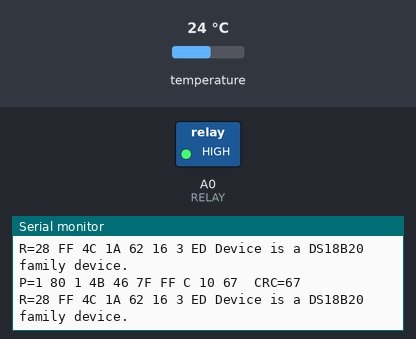
The sketch below on a simulated Arduino Uno, built with avr-gcc and run on an emulated ATmega328P. Parts: switched loads named in the sketch (green lamp = pin HIGH), the last lines printed to the serial monitor. The test bench sets the inputs (shaded band); at power-on: temperature 24 °C. No radio packets arrive unless stated.

Above: at 2.2 s.
2.3 s: temperature set to 12 °C
At 3.8 s:
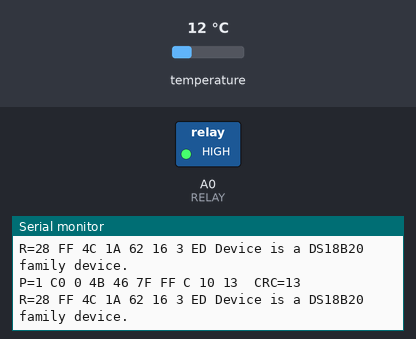
5.5 s: temperature set to 28 °C
At 6.6 s:
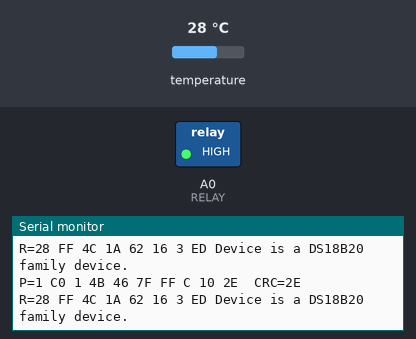

Measured:
- after the input at 2.3 s, the serial monitor: prints a new line after 0.76 s (image 1)
- after the input at 5.5 s, the serial monitor: prints a new line after 0.67 s (image 2)

The sketch:

transmiter.ino
```cpp
/**
 * @file   transmiter.ino
 * @Author kecajtop (kecajtop@gmail.com)
 * @date   March, 2016
 * @brief  Brief description of file.
 * - WHAT IT DOES: Receives data from another transceiver with
   temperature and displays received values on LCD
 - SEE the comments after "//" on each line below
 - CONNECTIONS: nRF24L01 Modules See:
 http://arduino-info.wikispaces.com/Nrf24L01-2.4GHz-HowTo
   1 - GND
   2 - VCC 3.3V !!! NOT 5V
   3 - CE to Arduino pin 9
   4 - CSN to Arduino pin 10
   5 - SCK to Arduino pin 13
   6 - MOSI to Arduino pin 11
   7 - MISO to Arduino pin 12
   8 - RELAY to Arduino pin A0
   9 - DS to Arduino pin 2

*/

/*-----( Import needed libraries )-----*/
#include <SPI.h>
#include <nRF24L01.h>
#include <RF24.h>
#include <OneWire.h>
#include <avr/wdt.h>

// DS18S20 Temperature chip i/o


/*-----( Declare Constants and Pin Numbers )-----*/

/**
* int
* choose the input pin (for a pushbutton)
*/

#define CE_PIN   9
#define CSN_PIN 10
#define DS 2
#define RELAY A0

OneWire ds(DS);

// NOTE: the "LL" at the end of the constant is "LongLong" type
const uint64_t pipe = 0xE8E8F0F0E1LL; // Define the transmit pipe

/*-----( Declare objects )-----*/
RF24 radio(CE_PIN, CSN_PIN); // Create a Radio
/*-----( Declare Variables )-----*/

void setup()   /****** SETUP: RUNS ONCE ******/
{
  Serial.begin(9600);
  pinMode(RELAY, OUTPUT);
  digitalWrite(RELAY, LOW);
  delay(1000);
  digitalWrite(RELAY, HIGH);
  radio.begin();
  radio.openWritingPipe(pipe);
  wdt_enable(WDTO_4S);
  Serial.println("Board start");
}//--(end setup )---


void loop()   /****** LOOP: RUNS CONSTANTLY ******/
{
  wdt_reset();
  byte i;
  byte present = 0;
  byte data[12];
  byte addr[8];


  ds.reset_search();
  if ( !ds.search(addr)) {
    Serial.print("No more addresses.\n");
    ds.reset_search();
    return;
  }

  Serial.print("R=");
  for ( i = 0; i < 8; i++) {
    Serial.print(addr[i], HEX);
    Serial.print(" ");
  }

  if ( OneWire::crc8( addr, 7) != addr[7]) {
    Serial.print("CRC is not valid!\n");
    return;
  }

  if ( addr[0] == 0x10) {
    Serial.print("Device is a DS18S20 family device.\n");
  }
  else if ( addr[0] == 0x28) {
    Serial.print("Device is a DS18B20 family device.\n");
  }
  else {
    Serial.print("Device family is not recognized: 0x");
    Serial.println(addr[0], HEX);
    return;
  }
  //delay(5000);
  ds.reset();
  ds.select(addr);
  ds.write(0x44, 1);        // start conversion, with parasite power on at the end

  delay(1000);     // maybe 750ms is enough, maybe not
  // we might do a ds.depower() here, but the reset will take care of it.

  present = ds.reset();
  ds.select(addr);
  ds.write(0xBE);         // Read Scratchpad

  Serial.print("P=");
  Serial.print(present, HEX);
  Serial.print(" ");
  for ( i = 0; i < 9; i++) {           // we need 9 bytes
    data[i] = ds.read();
    Serial.print(data[i], HEX);
    Serial.print(" ");
  }
  Serial.print(" CRC=");
  Serial.print( OneWire::crc8( data, 8), HEX);
  Serial.println();
  radio.stopListening();

  //radio.write( data, sizeof(data) );
  radio.write( data, sizeof(data) );
  radio.startListening();

}//--(end main loop )---

/*-----( Declare User-written Functions )-----*/

//NONE
//*********( THE END )***********
```
